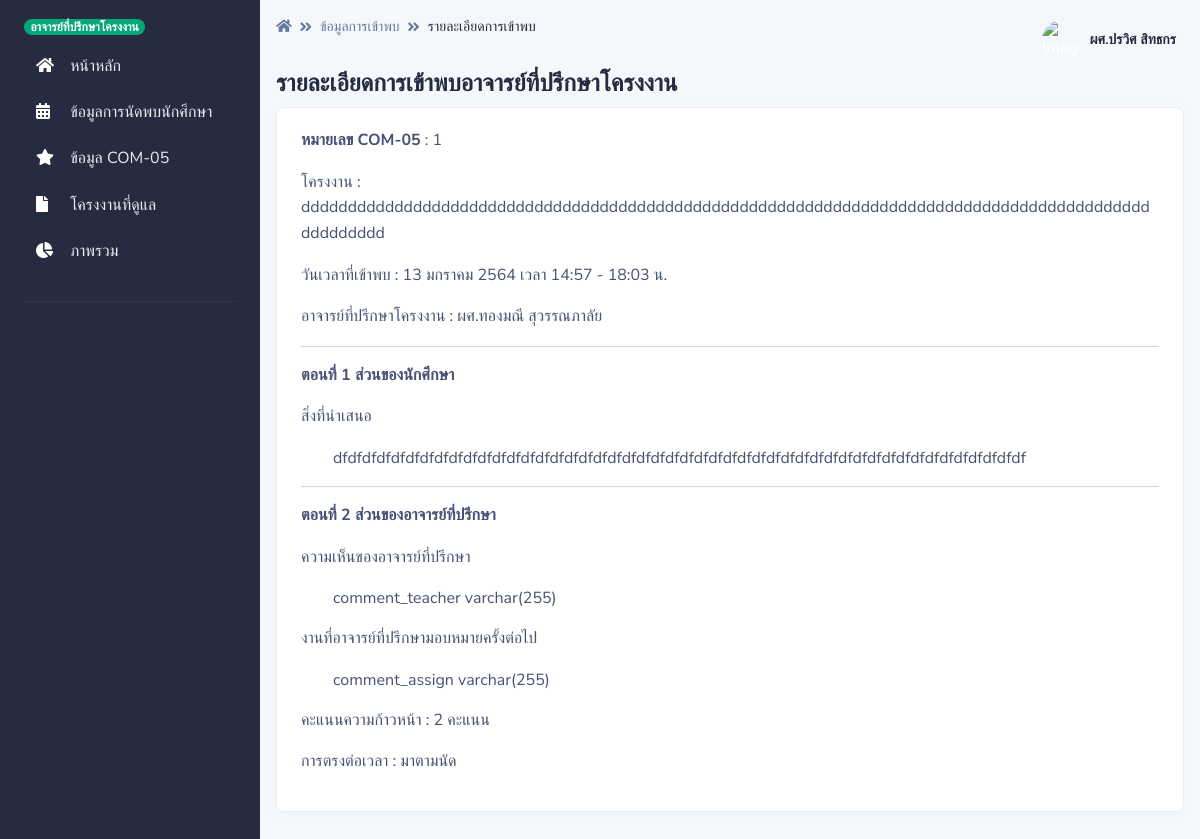
Page /pages/com05/show.php?ID=1 (signed in) on the committed database.
### tables this page shows
CREATE TABLE `com05` (
  `com05_id` int(255) NOT NULL,
  `appoint_id` int(255) NOT NULL,
  `project_id` int(15) NOT NULL,
  `comment_teacher` varchar(255) NOT NULL,
  `comment_assign` varchar(255) NOT NULL,
  `score` int(11) NOT NULL,
  `meet_check` int(2) NOT NULL,
  `teacher_id` int(15) NOT NULL
);

CREATE TABLE `project` (
  `project_id` int(15) NOT NULL,
  `project_name` varchar(255) NOT NULL,
  `project_type` int(2) NOT NULL,
  `project_adviser1` int(15) NOT NULL,
  `project_adviser2` int(15) NOT NULL,
  `project_status` int(2) NOT NULL DEFAULT 1,
  `project_record` int(10) NOT NULL
);

CREATE TABLE `appoint` (
  `appoint_id` int(255) NOT NULL,
  `project_id` int(15) NOT NULL,
  `appoint_date_start` datetime NOT NULL,
  `appoint_date_end` datetime NOT NULL,
  `apooint_minute` int(3) NOT NULL,
  `appoint_comment` varchar(255) NOT NULL,
  `teacher_id` int(15) NOT NULL,
  `appoint_status` int(2) NOT NULL,
  `recorder` int(15) NOT NULL,
  `appoint_recorder` datetime NOT NULL DEFAULT current_timestamp()
);

CREATE TABLE `teacher` (
  `teacher_id` int(10) NOT NULL,
  `teacher_name` varchar(255) NOT NULL,
  `teacher_email` varchar(255) NOT NULL,
  `teacher_password` varchar(255) NOT NULL,
  `teacher_photo` varchar(255) NOT NULL DEFAULT 'https://i.ibb.co/HFB65Yz/asa.png',
  `teacher_type` int(1) NOT NULL DEFAULT 1
);

CREATE TABLE `meet_check` (
  `meet_check_id` int(2) NOT NULL,
  `meet_check_name` varchar(255) NOT NULL
);

### pages/dateth.php (called while the page is built, shortened)
<?php
    function DateThai($strDate)
	{
		$strYear = date("Y",strtotime($strDate))+543;
		$strMonth= date("n",strtotime($strDate));
		$strDay= date("j",strtotime($strDate));
		$strMonthCut = Array("","มกราคม","กุมภาพันธ์","มีนาคม","เมษายน","พฤษภาคม","มิถุนายน","กรกฎาคม","สิงหาคม","กันยายน","ตุลาคม","พฤศจิกายน","ธันวาคม");
		$strMonthThai=$strMonthCut[$strMonth];
		return "$strDay $strMonthThai $strYear";
	}
	function HourMinute($strDatetoHourMinute)
	{
		$strHour= date("H",strtotime($strDatetoHourMinute));
		$strMinute= date("i",strtotime($strDatetoHourMinute));
		return "$strHour:$strMinute";
	}
	function HourMinute1($strDatetoHourMinute1)
	{
		$strHour= date("H",strtotime($strDatetoHourMinute1));
		$strMinute= date("i",strtotime($strDatetoHourMinute1));
		return "$strHour:$strMinute";
    }
?>

### pages/com05/show.php (the view, shortened to what this page needs)
<?php
if (!$_SESSION["TeacherID"]){
    Header("Location: ../../login_te.php");
}else{?>
<?php include '../../conn.php';?>
<!DOCTYPE html>
<html lang="en">
<?php include '../dateth.php';?>
<head>
    <link type="text/css" href="../../vendor/@fortawesome/fontawesome-free/css/all.min.css" rel="stylesheet">
    <link type="text/css" href="../../vendor/notyf/notyf.min.css" rel="stylesheet">
    <link type="text/css" href="../../css/volt.css" rel="stylesheet">
</head>
<body>
    <?php include '../menu_te.php';?>
    <main class="content">
        <nav class="navbar navbar-top navbar-expand navbar-dashboard navbar-dark pl-0 pr-2 pb-0">
            <div class="container-fluid px-0">
                <div class="d-flex justify-content-between w-100" id="navbarSupportedContent">
                    <div class="d-flex">
                        <nav aria-label="breadcrumb">
                            <ol class="breadcrumb breadcrumb-dark breadcrumb-transparent">
                                <li class="breadcrumb-item"><a href="../teacher"><span class="fas fa-home"></span></a></li>
                                <li class="breadcrumb-item"><a href="../com05">ข้อมูลการเข้าพบ</a></li>
                                <li class="breadcrumb-item active" aria-current="page">รายละเอียดการเข้าพบ</li>
                            </ol>
                        </nav>
                    </div>
                    <?php include '../navbar_te.php';?>
                </div>
            </div>
        </nav>
        <div class="py-0">
            <div class="d-flex justify-content-between w-100 flex-wrap">
                <div class="mb-3 mb-lg-0">
                    <h1 class="h4">รายละเอียดการเข้าพบอาจารย์ที่ปรึกษาโครงงาน</h1>
                </div>
            </div>
        </div>
        <div class="card border-light shadow-sm mb-4">
            <div class="card-body">
            <?php
$appoint_idd = $_REQUEST["ID"];
$sql = "SELECT
com05.com05_id,
com05.appoint_id,
appoint.project_id,
project.project_name,
appoint.appoint_date_start,
appoint.appoint_date_end,
appoint.appoint_comment,
appoint.teacher_id,
teacher.teacher_name,
appoint_status.appoint_status_name,
appoint.recorder,
student.student_name,
com05.comment_teacher,
com05.comment_assign,
com05.score,
com05.meet_check,
meet_check.meet_check_name
FROM
com05
INNER JOIN appoint ON com05.appoint_id = appoint.appoint_id
INNER JOIN project ON com05.project_id = project.project_id
INNER JOIN teacher ON com05.teacher_id = teacher.teacher_id
INNER JOIN appoint_status ON appoint.appoint_status = appoint_status.appoint_status_id
INNER JOIN student ON  appoint.recorder = student.student_id,
meet_check
WHERE
com05.com05_id = '$appoint_idd'";
$result = mysqli_query($con, $sql) or die ("Error in query: $sql " . mysqli_error());
$row = mysqli_fetch_array($result);
extract($row);
?>
<?php
$strDate = $appoint_date_start;
$strDatetoHourMinute = $appoint_date_start;
$strDatetoHourMinute1 = $appoint_date_end;
?>
            <p><b>หมายเลข COM-05</b> : <?php echo $com05_id; ?></p>
           <p>โครงงาน : <?php echo $project_name; ?></p>
            <p>วันเวลาที่เข้าพบ : <?php  echo DateThai($strDate)?>  เวลา <?php  echo HourMinute($strDatetoHourMinute)?> - <?php  echo HourMinute1($strDatetoHourMinute1)?> น.</p>
            <p>อาจารย์ที่ปรึกษาโครงงาน : <?php echo $teacher_name; ?></p>
            <hr>
            <p><b>ตอนที่ 1 ส่วนของนักศึกษา</b></p>
            <p>สิ่งที่นำเสนอ</p>
            <ul><?php echo $appoint_comment; ?></ul>
            <hr>
            <p><b>ตอนที่ 2 ส่วนของอาจารย์ที่ปรึกษา</b></p>
            <p>ความเห็นของอาจารย์ที่ปรึกษา</p>
            <ul><?php echo $comment_teacher; ?></ul>
            <p>งานที่อาจารย์ที่ปรึกษามอบหมายครั้งต่อไป</p>
            <ul><?php echo $comment_assign; ?></ul>
            <p>คะแนนความก้าวหน้า : <?php echo $score; ?> คะแนน </p>
            <p>การตรงต่อเวลา : <?php echo $meet_check_name; ?> </p>
            </div>
        </div>
    </main>
</body>
</html>
<?php }?>

### rows in the picture
com05: com05_id "1", comment_teacher "comment_teacher varchar(255)", comment_assign "comment_assign varchar(255)", score "2"
project: project_name "dddddddddddddddddddddddddddddddddddddddddddddddddddddddddddddddddddddddddddddddddddddddddddddddddddd"
appoint: appoint_date_start "13 มกราคม 2564", appoint_date_start "14:57", appoint_date_end "18:03", appoint_comment "dfdfdfdfdfdfdfdfdfdfdfdfdfdfdfdfdfdfdfdfdfdfdfdfdfdfdfdfdfdfdfdfdfdfdfdfdfdfdfdfdfdfdfdfdfdfdfdf"
teacher: teacher_name "ผศ.ทองมณี สุวรรณภาลัย"
meet_check: meet_check_name "มาตามนัด"

### other values in the picture
$_SESSION["TeacherName"] "ผศ.ปรวิศ สิทธกร"
